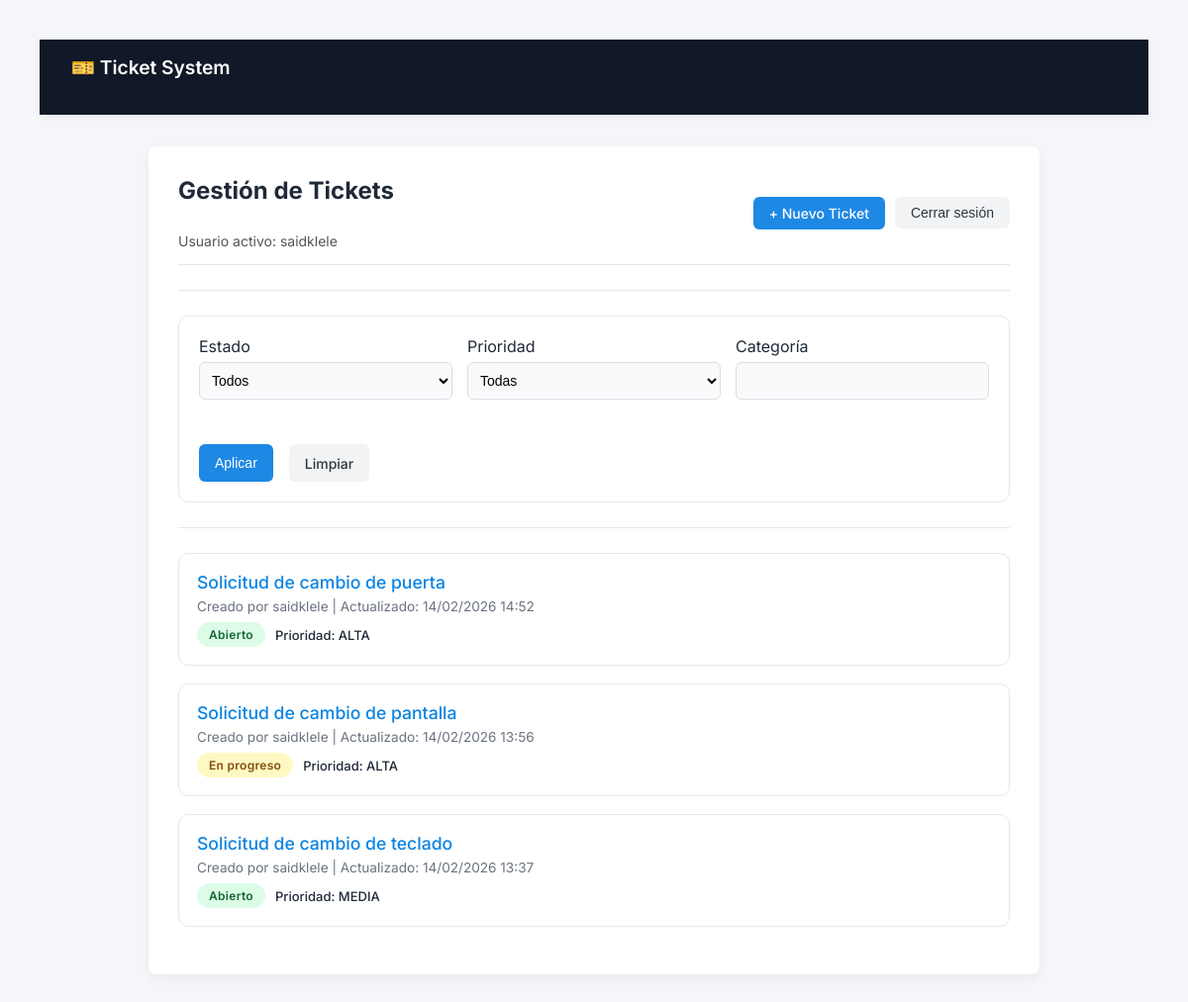
The app's page / (signed in), older data.
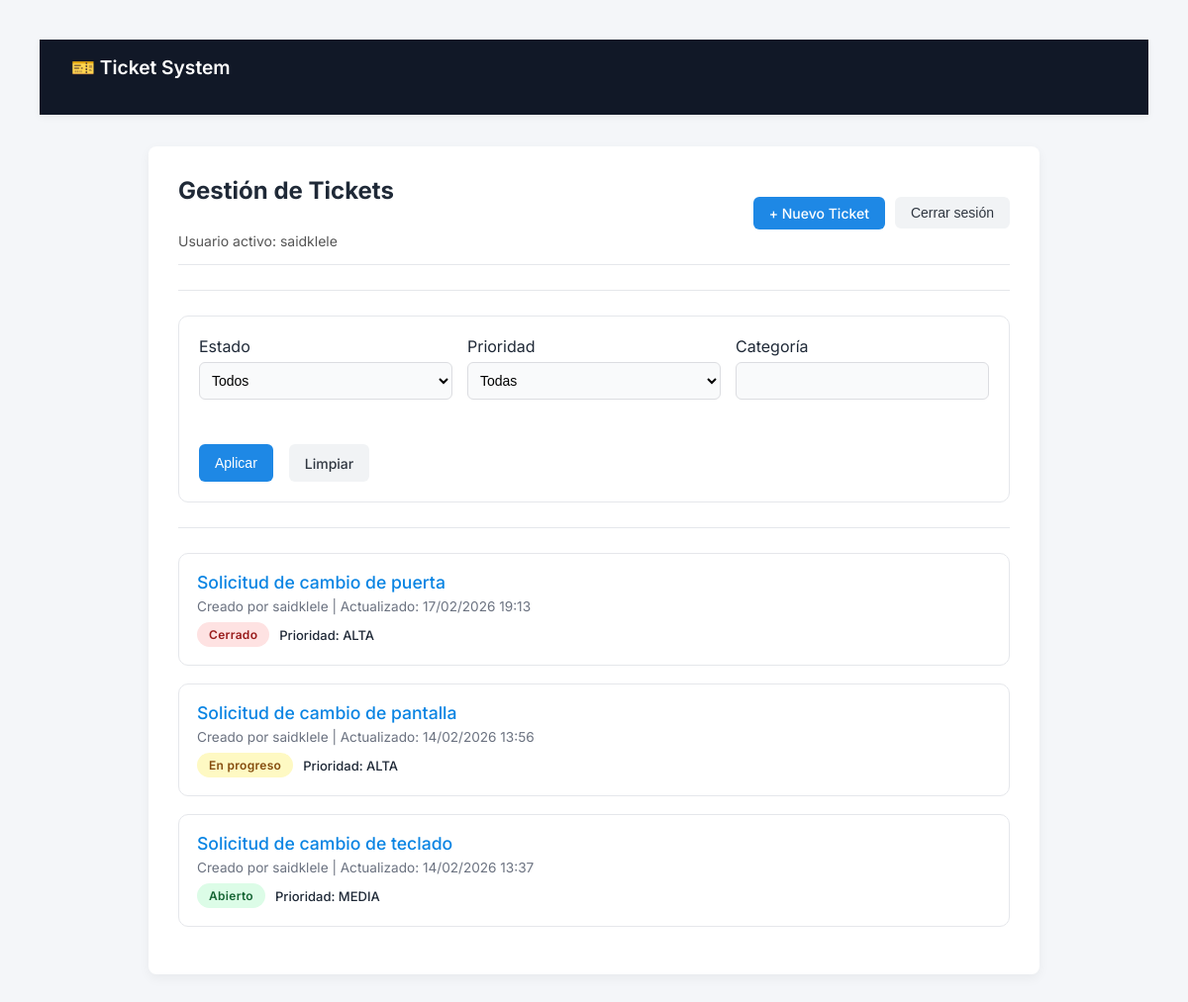
The same page, newer data.
### tickets/models.py (models this page shows, shortened)
class Ticket(models.Model):
    class Estado(models.TextChoices):
        ABIERTO = 'ABIERTO', 'Abierto'
        EN_PROGRESO = 'EN_PROGRESO', 'En progreso'
        CERRADO = 'CERRADO', 'Cerrado'
    class Prioridad(models.TextChoices):
        BAJA = 'BAJA', 'Baja'
        MEDIA = 'MEDIA', 'Media'
        ALTA = 'ALTA', 'Alta'
    titulo = models.CharField(max_length=200)
    descripcion = models.TextField()
    categoria = models.CharField(max_length=100)
    prioridad = models.CharField(
        max_length=10,
        choices=Prioridad.choices,
        default=Prioridad.MEDIA
    )
    estado = models.CharField(
        max_length=20,
        choices=Estado.choices,
        default=Estado.ABIERTO
    )
    usuario = models.ForeignKey(
    User,
    on_delete=models.CASCADE,
    related_name='tickets',
    null=True,
    blank=True
    )
    created_at = models.DateTimeField(auto_now_add=True)
    updated_at = models.DateTimeField(auto_now=True)

### tickets/views.py (the view)
# urls.py: path('', views.ticket_list, name='ticket_list'),
@login_required
def ticket_list(request):
    if request.user.groups.filter(name='Administrador').exists():
        tickets = Ticket.objects.all()
    else:
        tickets = Ticket.objects.filter(usuario=request.user)
    estado = request.GET.get('estado')
    prioridad = request.GET.get('prioridad')
    categoria = request.GET.get('categoria')
    if estado:
        tickets = tickets.filter(estado=estado)
    if prioridad:
        tickets = tickets.filter(prioridad=prioridad)
    if categoria:
        tickets = tickets.filter(categoria__icontains=categoria)
    tickets = tickets.order_by('-updated_at')
    paginator = Paginator(tickets, 5)  # 5 tickets por página
    page_number = request.GET.get('page')
    page_obj = paginator.get_page(page_number)
    return render(request, 'tickets/ticket_list.html', {
        'tickets': page_obj,  # IMPORTANTE
        'page_obj': page_obj,
        'estado_actual': estado,
        'prioridad_actual': prioridad,
        'categoria_actual': categoria,
        'estados': Ticket.Estado.choices,
        'prioridades': Ticket.Prioridad.choices
    })

### tickets/templates/tickets/ticket_list.html (shortened to what this page needs)
{% extends "base.html" %}
{% block content %}
<div class="container">
    <div class="page-header">
        <div class="page-header-left">
            <h2>Gestión de Tickets</h2>
            <div class="user-info">
                Usuario activo: {{ request.user.username }}
            </div>
        </div>
        <div class="page-header-right">
            <a href="{% url 'ticket_create' %}" class="btn btn-primary">
                + Nuevo Ticket
            </a>
            <form action="{% url 'logout' %}" method="post">
                <button type="submit" class="btn btn-secondary">
                    Cerrar sesión
                </button>
            </form>
        </div>
    </div>
    <hr>
    <form method="get" class="filter-form">
        <div class="form-row">
            <label>Estado</label>
            <select name="estado">
                <option value="">Todos</option>
            </select>
        </div>
        <div class="form-row">
            <label>Prioridad</label>
            <select name="prioridad">
                <option value="">Todas</option>
            </select>
        </div>
        <div class="form-row">
            <label>Categoría</label>
            <input type="text" name="categoria"
                   value="{{ categoria_actual|default:'' }}">
        </div>
        <div class="filter-actions">
            <button type="submit" class="btn btn-primary">
                Aplicar
            </button>
            <a href="{% url 'ticket_list' %}" class="btn btn-secondary">
                Limpiar
            </a>
        </div>
    </form>
    <hr>
    {% for ticket in tickets %}
        <div class="ticket-card">
            <div class="ticket-title">
                <a href="{% url 'ticket_detail' ticket.pk %}">
                    {{ ticket.titulo }}
                </a>
            </div>
            <div class="ticket-meta">
                Creado por {{ ticket.usuario.username }} |
                Actualizado: {{ ticket.updated_at|date:"d/m/Y H:i" }}
            </div>
            <div class="ticket-status">
                {% if ticket.estado == "ABIERTO" %}
                    <span class="badge badge-abierto">Abierto</span>
                {% elif ticket.estado == "EN_PROGRESO" %}
                    <span class="badge badge-progreso">En progreso</span>
                {% else %}
                    <span class="badge badge-cerrado">Cerrado</span>
                {% endif %}
                <span class="priority">
                    Prioridad: {{ ticket.prioridad }}
                </span>
            </div>
        </div>
    {% empty %}
        <div class="empty-message">
            No hay tickets disponibles.
        </div>
    {% endfor %}
</div>
{% endblock %}

Row changes from the older to the newer data that the page shows:
changed Ticket "Solicitud de cambio de puerta": updated_at "14/02/2026 14:52" → "17/02/2026 19:13"; estado "Abierto" → "Cerrado"
